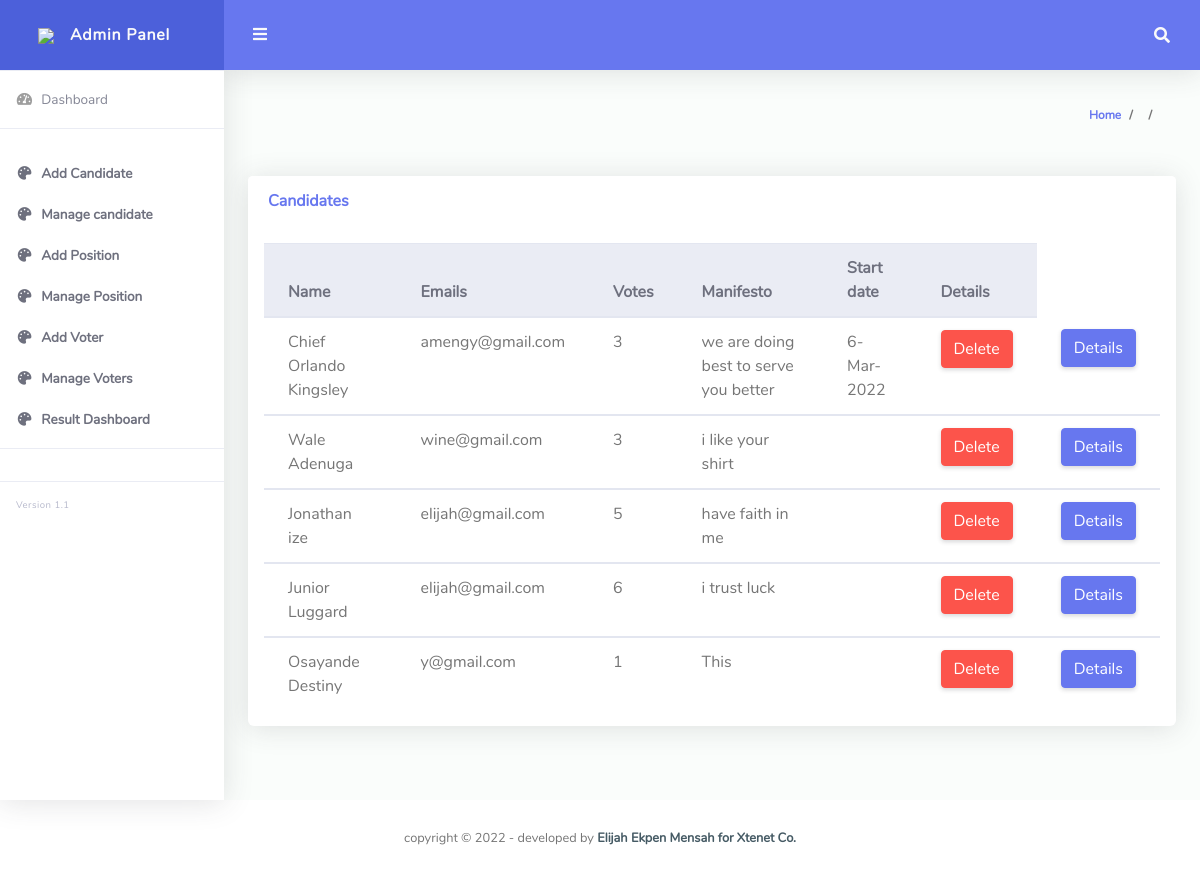
Page /index.php/admin/managecandidate (signed in) on the committed database.
### tables this page shows
CREATE TABLE `candidate` (
  `id` int NOT NULL,
  `name` text,
  `email` text,
  `photo` text,
  `position_id` text,
  `votes` text,
  `date_joined` text,
  `manifesto` text,
  `candidate_id` text
);

### application/controllers/admin/Managecandidate.php (called while the page is built, shortened)
<?php
class Managecandidate extends CI_Controller {
	public function index()
	{
if(empty($_SESSION["adminid"])|| !isset($_SESSION["adminid"])){
redirect("adminlogin");
}
else{
  $adminid=$_SESSION["adminid"];
}
$data["adminid"]=$adminid;
		$this->load->view("admin/header",$data);
		$this->load->view('admin/managecandidate');
		$this->load->view("admin/footer");
	}
}

### index.php (called while the page is built, shortened)
<?php
require_once BASEPATH.'core/CodeIgniter.php';

### application/views/admin/managecandidate.php (the view, shortened to what this page needs)
        <div class="container-fluid" id="container-wrapper">
          <div class="d-sm-flex align-items-center justify-content-between mb-4">
            <ol class="breadcrumb">
              <li class="breadcrumb-item"><a href="<?php      echo base_url(); ?>templates/./">Home</a></li>
              <li class="breadcrumb-item"></li>
              <li class="breadcrumb-item active" aria-current="page"></li>
            </ol>
          </div>
          <div class="row">
            <div class="col-lg-12">
              <div class="card mb-4">
                <div class="card-header py-3 d-flex flex-row align-items-center justify-content-between">
                  <h6 class="m-0 font-weight-bold text-primary">Candidates</h6>
                </div>
                <div class="table-responsive p-3">
                  <table class="table align-items-center table-flush" id="dataTable">
                    <thead class="thead-light">
                    <tr>
                        <th>Name</th>
                        <th>Emails</th>
                        <th>Votes</th>
                        <th>Manifesto</th>
                        <th>Start date</th>
                        <th>Details</th>
                      </tr>
                    </thead>
                      <?php
                      $gun=$this->db->query("SELECT * FROM  candidate");
                      $bun=$gun->result();
                      foreach($bun as $row):
                      ?>
                    <tbody>
                      <tr>
                        <td><?php  echo  $row->name; ?></td>
                        <td><?php echo  $row->email; ?></td>
                        <td><?php  echo  $row->votes; ?></td>
                        <td><?php echo $row->manifesto;  ?></td>
                        <td><?php echo $row->date_joined;    ?></td>
                        <td>
<a class="btn btn-danger" href="<?php echo base_url();      ?>index.php/delete/candi/<?php  echo $row->id;  ?>">Delete</a> </td>
                      <td>
<a class="btn btn-primary" href="<?php echo base_url();     ?>index.php/moredetails/<?php  echo $row->candidate_id;   ?>">Details</a>
                      </td>
                      </tr>
                    </tbody>
                    <?php     endforeach; ?>
                  </table>
                </div>
              </div>
            </div>   </tbody>
                </div>
              </div>
            </div>
          </div>
         </div>

### rows in the picture
candidate: name "Chief Orlando Kingsley", email "amengy@gmail.com", votes "3", manifesto "we are doing best to serve you better", date_joined "6-Mar-2022"
candidate: name "Wale Adenuga", email "wine@gmail.com", votes "3", manifesto "i like your shirt"
candidate: name "Jonathan ize", email "elijah@gmail.com", votes "5", manifesto "have faith in me"
candidate: name "Junior Luggard", email "elijah@gmail.com", votes "6", manifesto "i trust luck"
candidate: name "Osayande Destiny", email "y@gmail.com", votes "1", manifesto "This"
